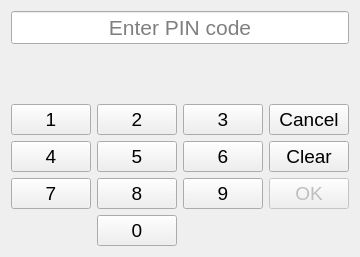
<?xml version="1.0" encoding="UTF-8"?>
<ui version="4.0">
 <class>PinCodeUI</class>
 <widget class="QDialog" name="PinCodeUI">
  <property name="geometry">
   <rect>
    <x>0</x>
    <y>0</y>
    <width>360</width>
    <height>257</height>
   </rect>
  </property>
  <property name="font">
   <font>
    <pointsize>10</pointsize>
   </font>
  </property>
  <property name="acceptDrops">
   <bool>false</bool>
  </property>
  <property name="windowTitle">
   <string>PIN code window</string>
  </property>
  <layout class="QVBoxLayout" name="verticalLayout_2">
   <item>
    <layout class="QVBoxLayout" name="verticalLayout">
     <item>
      <layout class="QHBoxLayout" name="horizontalLayout">
       <item>
        <widget class="QLineEdit" name="pinCodeTextBox">
         <property name="enabled">
          <bool>true</bool>
         </property>
         <property name="font">
          <font>
           <pointsize>16</pointsize>
          </font>
         </property>
         <property name="cursor">
          <cursorShape>ForbiddenCursor</cursorShape>
         </property>
         <property name="focusPolicy">
          <enum>Qt::NoFocus</enum>
         </property>
         <property name="maxLength">
          <number>4</number>
         </property>
         <property name="alignment">
          <set>Qt::AlignCenter</set>
         </property>
         <property name="readOnly">
          <bool>true</bool>
         </property>
         <property name="placeholderText">
          <string>Enter PIN code</string>
         </property>
        </widget>
       </item>
      </layout>
     </item>
     <item>
      <widget class="QLabel" name="infoTextBox">
       <property name="font">
        <font>
         <pointsize>10</pointsize>
        </font>
       </property>
       <property name="text">
        <string/>
       </property>
      </widget>
     </item>
     <item>
      <layout class="QGridLayout" name="gridLayout">
       <item row="4" column="1">
        <widget class="QPushButton" name="btn_0">
         <property name="font">
          <font>
           <pointsize>14</pointsize>
           <bold>false</bold>
          </font>
         </property>
         <property name="text">
          <string>0</string>
         </property>
         <property name="autoDefault">
          <bool>false</bool>
         </property>
        </widget>
       </item>
       <item row="3" column="2">
        <widget class="QPushButton" name="btn_9">
         <property name="font">
          <font>
           <pointsize>14</pointsize>
           <bold>false</bold>
          </font>
         </property>
         <property name="text">
          <string>9</string>
         </property>
         <property name="autoDefault">
          <bool>false</bool>
         </property>
        </widget>
       </item>
       <item row="2" column="2">
        <widget class="QPushButton" name="btn_6">
         <property name="font">
          <font>
           <pointsize>14</pointsize>
           <bold>false</bold>
          </font>
         </property>
         <property name="text">
          <string>6</string>
         </property>
         <property name="autoDefault">
          <bool>false</bool>
         </property>
        </widget>
       </item>
       <item row="1" column="2">
        <widget class="QPushButton" name="btn_3">
         <property name="font">
          <font>
           <pointsize>14</pointsize>
           <bold>false</bold>
          </font>
         </property>
         <property name="text">
          <string>3</string>
         </property>
         <property name="autoDefault">
          <bool>false</bool>
         </property>
        </widget>
       </item>
       <item row="1" column="0">
        <widget class="QPushButton" name="btn_1">
         <property name="font">
          <font>
           <pointsize>14</pointsize>
           <bold>false</bold>
          </font>
         </property>
         <property name="text">
          <string>1</string>
         </property>
         <property name="autoDefault">
          <bool>false</bool>
         </property>
        </widget>
       </item>
       <item row="2" column="0">
        <widget class="QPushButton" name="btn_4">
         <property name="font">
          <font>
           <pointsize>14</pointsize>
           <bold>false</bold>
          </font>
         </property>
         <property name="text">
          <string>4</string>
         </property>
         <property name="autoDefault">
          <bool>false</bool>
         </property>
        </widget>
       </item>
       <item row="2" column="1">
        <widget class="QPushButton" name="btn_5">
         <property name="font">
          <font>
           <pointsize>14</pointsize>
           <bold>false</bold>
          </font>
         </property>
         <property name="text">
          <string>5</string>
         </property>
         <property name="autoDefault">
          <bool>false</bool>
         </property>
        </widget>
       </item>
       <item row="3" column="0">
        <widget class="QPushButton" name="btn_7">
         <property name="font">
          <font>
           <pointsize>14</pointsize>
           <bold>false</bold>
          </font>
         </property>
         <property name="text">
          <string>7</string>
         </property>
         <property name="autoDefault">
          <bool>false</bool>
         </property>
        </widget>
       </item>
       <item row="3" column="1">
        <widget class="QPushButton" name="btn_8">
         <property name="font">
          <font>
           <pointsize>14</pointsize>
           <bold>false</bold>
          </font>
         </property>
         <property name="text">
          <string>8</string>
         </property>
         <property name="autoDefault">
          <bool>false</bool>
         </property>
        </widget>
       </item>
       <item row="1" column="1">
        <widget class="QPushButton" name="btn_2">
         <property name="font">
          <font>
           <pointsize>14</pointsize>
           <bold>false</bold>
          </font>
         </property>
         <property name="text">
          <string>2</string>
         </property>
         <property name="autoDefault">
          <bool>false</bool>
         </property>
        </widget>
       </item>
       <item row="3" column="3">
        <widget class="QPushButton" name="btn_ok">
         <property name="enabled">
          <bool>false</bool>
         </property>
         <property name="font">
          <font>
           <pointsize>14</pointsize>
           <bold>false</bold>
          </font>
         </property>
         <property name="text">
          <string>OK</string>
         </property>
         <property name="autoDefault">
          <bool>false</bool>
         </property>
        </widget>
       </item>
       <item row="2" column="3">
        <widget class="QPushButton" name="btn_clear">
         <property name="font">
          <font>
           <pointsize>14</pointsize>
           <bold>false</bold>
          </font>
         </property>
         <property name="text">
          <string>Clear</string>
         </property>
         <property name="autoDefault">
          <bool>false</bool>
         </property>
        </widget>
       </item>
       <item row="1" column="3">
        <widget class="QPushButton" name="btn_cancel">
         <property name="font">
          <font>
           <pointsize>14</pointsize>
          </font>
         </property>
         <property name="text">
          <string>Cancel</string>
         </property>
         <property name="autoDefault">
          <bool>false</bool>
         </property>
        </widget>
       </item>
      </layout>
     </item>
    </layout>
   </item>
  </layout>
 </widget>
 <resources/>
 <connections/>
</ui>
